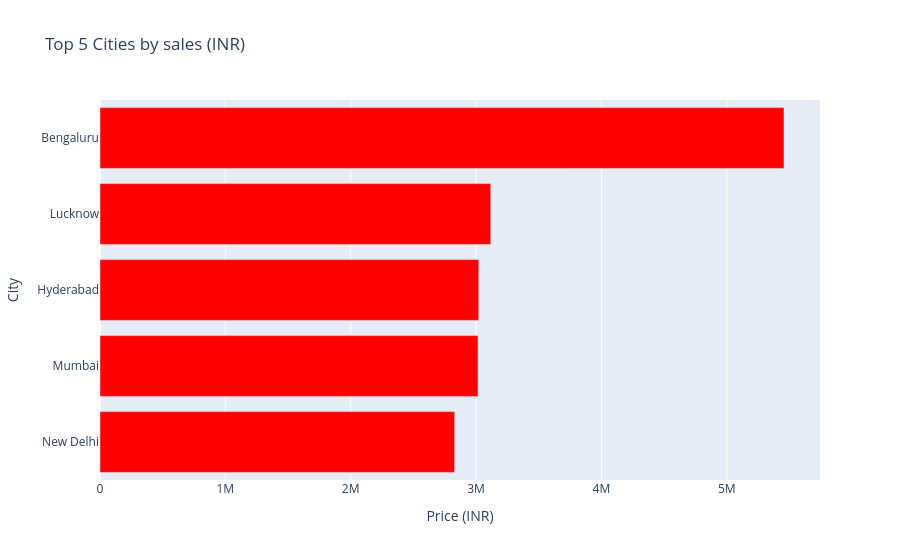

Write notebook code for a chart like this one.
### Code cell
top_5_cities = (
    df.groupby("City")["Price (INR)"]
    .sum()
    .nlargest(5)
    .sort_values()
    .reset_index()
)

fig = px.bar(
    top_5_cities,
    x="Price (INR)",
    y="City",
    orientation="h",
    title="Top 5 Cities by sales (INR)",
    color_discrete_sequence=["red"]
)

fig.show()

### Figure 1 — Plotly figure (JSON) as saved in the notebook; plotly's stock layout.template omitted (floating-point values rounded to 4 significant figures)
{"data": [{"hovertemplate": "Price (INR)=%{x}<br>City=%{y}<extra></extra>", "legendgroup": "", "marker": {"color": "red", "pattern": {"shape": ""}}, "name": "", "orientation": "h", "showlegend": false, "textposition": "auto", "type": "bar", "x": [2829000.0, 3016000.0, 3022000.0, 3117000.0, 5457000.0], "xaxis": "x", "y": ["New Delhi", "Mumbai", "Hyderabad", "Lucknow", "Bengaluru"], "yaxis": "y"}], "layout": {"barmode": "relative", "legend": {"tracegroupgap": 0}, "title": {"text": "Top 5 Cities by sales (INR)"}, "xaxis": {"anchor": "y", "domain": [0, 1], "title": {"text": "Price (INR)"}}, "yaxis": {"anchor": "x", "domain": [0, 1], "title": {"text": "City"}}}}
